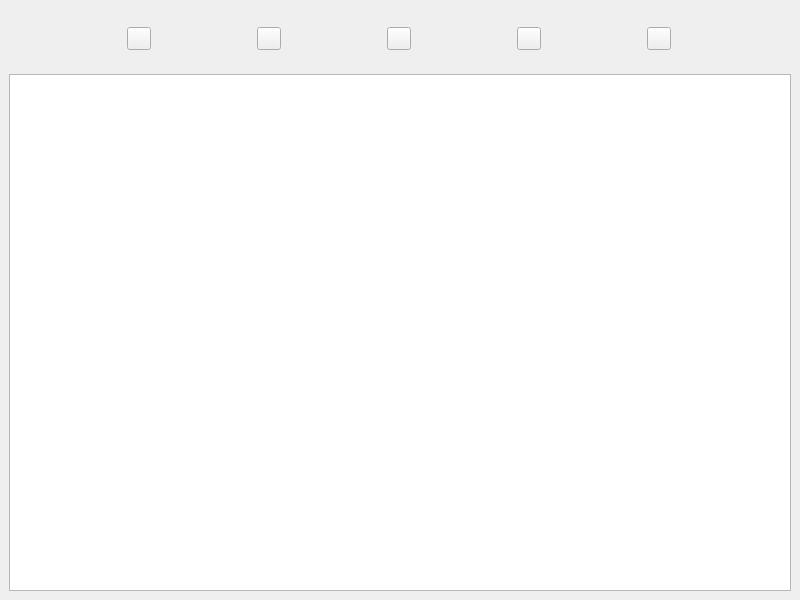
<?xml version="1.0" encoding="UTF-8"?>
<ui version="4.0">
 <class>MainWindow</class>
 <widget class="QMainWindow" name="MainWindow">
  <property name="geometry">
   <rect>
    <x>0</x>
    <y>0</y>
    <width>800</width>
    <height>600</height>
   </rect>
  </property>
  <property name="windowTitle">
   <string>MainWindow</string>
  </property>
  <widget class="QWidget" name="centralwidget">
   <layout class="QVBoxLayout" name="verticalLayout">
    <item>
     <widget class="QWidget" name="widget" native="true">
      <layout class="QHBoxLayout" name="horizontalLayout_2">
       <item>
        <widget class="QWidget" name="widget_2" native="true">
         <layout class="QHBoxLayout" name="horizontalLayout">
          <item>
           <widget class="QToolButton" name="btnMenu">
            <property name="text">
             <string/>
            </property>
            <property name="icon">
             <iconset resource="app.qrc">
              <normaloff>:/res/menu.png</normaloff>:/res/menu.png</iconset>
            </property>
           </widget>
          </item>
          <item>
           <widget class="QToolButton" name="toolButton_9">
            <property name="text">
             <string/>
            </property>
            <property name="icon">
             <iconset resource="app.qrc">
              <normaloff>:/res/name.png</normaloff>:/res/name.png</iconset>
            </property>
           </widget>
          </item>
          <item>
           <widget class="QToolButton" name="toolButton_10">
            <property name="text">
             <string/>
            </property>
            <property name="icon">
             <iconset resource="app.qrc">
              <normaloff>:/res/flag.png</normaloff>:/res/flag.png</iconset>
            </property>
           </widget>
          </item>
          <item>
           <widget class="QToolButton" name="toolButton_7">
            <property name="text">
             <string/>
            </property>
            <property name="icon">
             <iconset resource="app.qrc">
              <normaloff>:/res/link.png</normaloff>:/res/link.png</iconset>
            </property>
           </widget>
          </item>
          <item>
           <widget class="QToolButton" name="toolButton_6">
            <property name="text">
             <string/>
            </property>
            <property name="icon">
             <iconset resource="app.qrc">
              <normaloff>:/res/remark.png</normaloff>:/res/remark.png</iconset>
            </property>
           </widget>
          </item>
         </layout>
        </widget>
       </item>
      </layout>
     </widget>
    </item>
    <item>
     <widget class="QListWidget" name="listWidget"/>
    </item>
   </layout>
  </widget>
 </widget>
 <resources>
  <include location="app.qrc"/>
 </resources>
 <connections/>
</ui>
